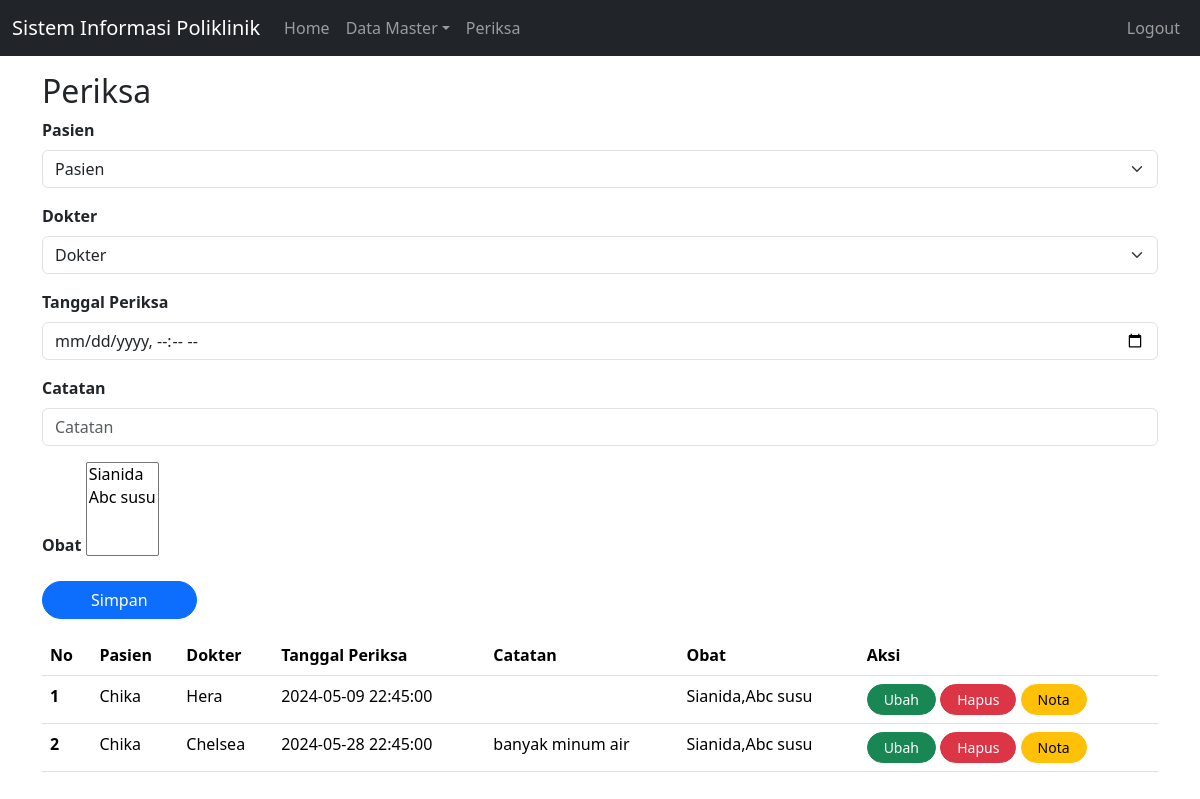
Screenshot of /index.php?page=periksa (signed in) with the database file from the repository.
### tables this page shows
CREATE TABLE `periksa` (
  `id` int(11) NOT NULL,
  `id_dokter` int(11) NOT NULL,
  `id_pasien` int(11) NOT NULL,
  `tgl_periksa` datetime NOT NULL,
  `catatan` text NOT NULL,
  `obat` varchar(255) NOT NULL
);

CREATE TABLE `pasien` (
  `id` int(11) NOT NULL,
  `nama` varchar(255) NOT NULL,
  `alamat` varchar(255) NOT NULL,
  `no_hp` varchar(50) NOT NULL
);

CREATE TABLE `dokter` (
  `id` int(11) NOT NULL,
  `nama` varchar(255) NOT NULL,
  `alamat` varchar(255) NOT NULL,
  `no_hp` varchar(50) NOT NULL
);

### periksa.php (the view, shortened to what this page needs)
<?php
include 'koneksi.php';
if(isset($_SESSION['username'])) {
    ?>
    <form action="" method="POST">
    <div class="mb-3">
        <label for="nama" class="form-label fw-bold">Pasien</label>
        <select class="form-select" name="pasien">
            <option selected>Pasien</option>
        </select>
    </div>
    <div class="mb-3">
        <label for="nama" class="form-label fw-bold">Dokter</label>
        <select class="form-select" name="dokter">
            <option selected>Dokter</option>
        </select>
    </div>
    <div class="mb-3">
        <label for="no_hp" class="form-label fw-bold">Tanggal Periksa</label>
        <input type="datetime-local" class="form-control" id="tgl" name="tgl" placeholder="Tanggal">
    </div>
    <div class="mb-3">
        <label for="no_hp" class="form-label fw-bold">Catatan</label>
        <input type="text" class="form-control" id="no_hp" name="catatan" placeholder="Catatan">
    </div>
    <div class="mb-3">
    <label for="obat" class="form-label fw-bold">Obat</label>
    <select name="obat[]" id="obat" multiple>
        <?php
        $obatSql = "SELECT * FROM obat";
        $obatResult = $conn->query($obatSql);
        while($obatRow = $obatResult->fetch_assoc()){
            ?>
            <option value="<?php echo $obatRow['id'] ?>"><?php echo $obatRow['nama_obat'] ?></option>
            <?php
        }
        ?>
    </select>
</div>
    <button class="btn btn-primary px-5 rounded-pill" type="submit" name="submit">Simpan</button>
    </form>
    <?php
    $showSql = "SELECT periksa.*, dokter.nama AS nama_dokter, pasien.nama AS nama_pasien, GROUP_CONCAT(obat.nama_obat) AS nama_obat FROM periksa
                LEFT JOIN dokter ON periksa.id_dokter = dokter.id
                LEFT JOIN pasien ON periksa.id_pasien = pasien.id
                LEFT JOIN obat ON FIND_IN_SET(obat.id, periksa.obat)
                GROUP BY periksa.id";
    $showHasil = $conn->query($showSql);
    if ($showHasil->num_rows > 0) {
        $no = 1;
    ?>
        <table class="table mt-3">
            <thead>
                <tr>
                    <th scope="col">No</th>
                    <th scope="col">Pasien</th>
                    <th scope="col">Dokter</th>
                    <th scope="col">Tanggal Periksa</th>
                    <th scope="col">Catatan</th>
                    <th scope="col">Obat</th>
                    <th scope="col">Aksi</th>
                </tr>
            </thead>
            <tbody>
                <?php
                while ($row = $showHasil->fetch_assoc()) {
                ?>
                    <tr>
                        <th scope="row"><?php echo $no ?></th>
                        <td><?php echo $row['nama_pasien'] ?></td>
                        <td><?php echo $row['nama_dokter'] ?></td>
                        <td><?php echo $row['tgl_periksa'] ?></td>
                        <td><?php echo $row['catatan'] ?></td>
                        <td><?php echo $row['nama_obat'] ?></td>
                        <td>
                            <a href="index.php?page=periksaEdit&id=<?php echo $row["id"] ?>" class="btn btn-success btn-sm rounded-pill px-3">Ubah</a>
                            <form action="" method="POST" style="display: inline-block">
                                <button type="submit" class="btn btn-danger btn-sm rounded-pill px-3" name="hapus">Hapus</button>
                                <a href="index.php?page=invoice&id=<?php echo $row["id"] ?>" class="btn btn-warning btn-sm rounded-pill px-3">Nota</a>
                            </form>
                        </td>
                    </tr>
                <?php
                    $no++;
                }
                ?>
            </tbody>
        </table>
    <?php
    } else {
        echo "Tidak Ada Data";
    }
} else {
    header("location: index.php?page=loginUser");
}
?>

### index.php (shortened to what this page needs)
<!doctype html>
<html lang="en">
<head>
  <link href="https://cdn.jsdelivr.net/npm/bootstrap@5.3.3/dist/css/bootstrap.min.css" rel="stylesheet">
  <link rel="stylesheet" href="https://cdn.jsdelivr.net/gh/habibmhamadi/multi-select-tag@3.0.1/dist/css/multi-select-tag.css">
</head>
<body>
  <nav class="navbar navbar-expand-lg navbar-dark bg-dark mb-3">
    <div class="container-fluid">
      <a class="navbar-brand" href="index.php">Sistem Informasi Poliklinik</a>
      <div class="collapse navbar-collapse" id="navbarSupportedContent">
        <ul class="navbar-nav me-auto">
          <li class="nav-item">
            <a class="nav-link" href="index.php">Home</a>
          </li>
          <li class="nav-item dropdown">
            <a class="nav-link dropdown-toggle" href="#" role="button" data-bs-toggle="dropdown" aria-expanded="false">Data Master</a>
          </li>
          <li class="nav-item">
            <a class="nav-link" href="index.php?page=periksa">Periksa</a>
          </li>
        </ul>
        <ul class="navbar-nav ms-auto">
          <?php
          if (isset($_SESSION['username'])) {
          ?>
            <li class="nav-item">
              <a class="nav-link" href="logout.php">Logout</a>
            </li>
          <?php
          }
          ?>
        </ul>
      </div>
    </div>
  </nav>
  <main role="main" class="container">
    <?php
    if (isset($_GET['page'])) {
    ?>
      <h2><?php echo ucwords($_GET['page']) ?></h2>
    <?php
      include($_GET['page'] . ".php");
    } else {
      echo "Selamat Datang di Sistem Informasi Poliklinik";
    }
    ?>
  </main>
</body>
</html>

### rows the page displays
periksa: id_pasien.nama "Chika", id_dokter.nama "Hera", tgl_periksa "2024-05-09 22:45:00", nama_obat "Sianida,Abc susu"
periksa: id_pasien.nama "Chika", id_dokter.nama "Chelsea", tgl_periksa "2024-05-28 22:45:00", catatan "banyak minum air", nama_obat "Sianida,Abc susu"

### other values shown
$_GET['page'] "Periksa"
